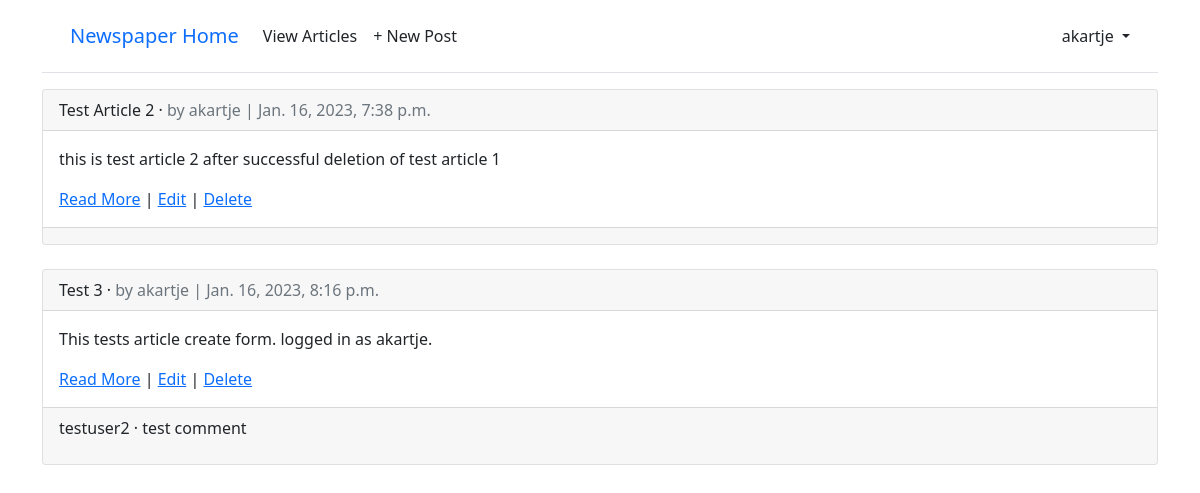
The page /articles/ (signed in) on the database as committed earlier.
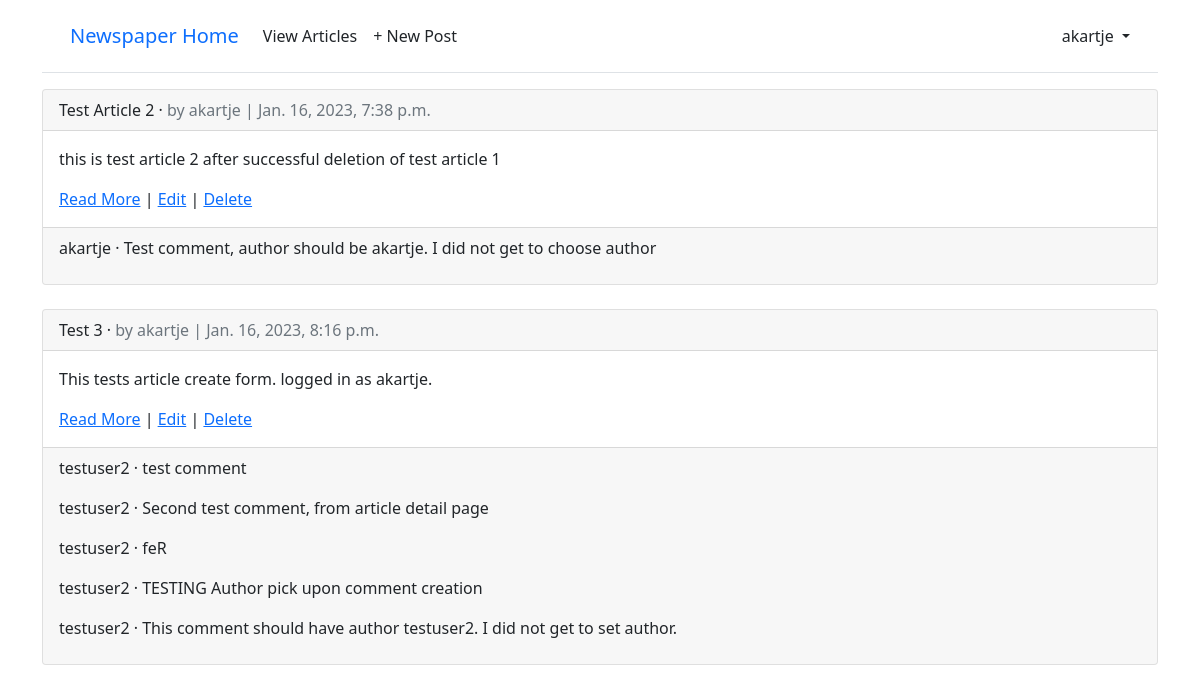
The same page on the database as committed later.
### article/models.py (models this page shows, shortened)
class Article(models.Model):
	title = models.CharField(max_length=255)
	body = models.TextField()
	date = models.DateTimeField(auto_now_add=True)
	author = models.ForeignKey(settings.AUTH_USER_MODEL, on_delete=models.CASCADE,)

class Comment(models.Model):
	article = models.ForeignKey(Article, on_delete=models.CASCADE)
	author = models.ForeignKey(settings.AUTH_USER_MODEL, on_delete=models.CASCADE)
	date = models.DateTimeField(auto_now_add=True)
	comment = models.TextField(max_length=140)
	def __str__(self):
		return self.comment

### accounts/models.py (models this page shows)
class CustomUser(AbstractUser):
	age = models.PositiveIntegerField(null=True, blank=True)

### article/views.py (the view)
# urls.py: path("", ArticleListView.as_view(), name="article_list"),
class ArticleListView(LoginRequiredMixin, ListView):
	model = Article
	template_name = "article_list.html"

### templates/article_list.html (shortened to what this page needs)
{% extends "base.html" %}
{% block content %}
{% for article in article_list %}
	<div class="card">
		<div class="card-header">
			<span class="font-weight-bold">{{ article.title }}</span> &middot;
			<span class="text-muted">by {{ article.author }} |
				{{ article.date }}</span>
		</div>
		<div class="card-body">
			<p>{{ article.body }}</p>
			<a href="{% url 'article_detail' article.pk %}">Read More</a> |
			<a href="{% url 'article_edit' article.pk %}">Edit</a> |
			<a href="{% url 'article_delete' article.pk %}">Delete</a>
		</div>
		<div class="card-footer">
			{% for comment in article.comment_set.all %}
				<p>
					<span class="font-weight-bold">
						{{ comment.author }} &middot;
					</span>
					{{ comment }}
				</p>
			{% endfor %}
		</div>
	</div>
	<br />
{% endfor %}
{% endblock content %}

Rows that differ between the two databases and show on the page:
added Comment: author "akartje", comment "Test comment, author should be akartje. I did not get to choose author", shown under Article "Test Article 2"
added Comment: author "testuser2", comment "Second test comment, from article detail page", shown under Article "Test 3"
added Comment: author "testuser2", comment "feR", shown under Article "Test 3"
added Comment: author "testuser2", comment "TESTING Author pick upon comment creation", shown under Article "Test 3"
added Comment: author "testuser2", comment "This comment should have author testuser2. I did not get to set author.", shown under Article "Test 3"
